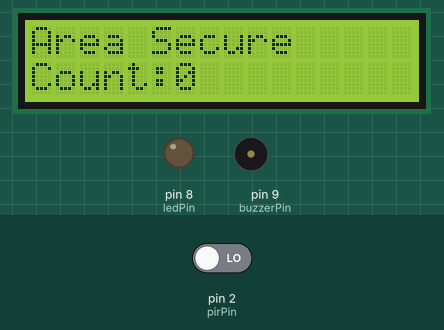
A sketch run on a simulated Arduino Uno, built with avr-gcc and run on an emulated ATmega328P. On the bench: 16×2 character LCD, output pins drawn as LEDs (lit = HIGH), buzzer (waves = sounding). Inputs (shaded band) come from the test bench; at power-on: pin 2 (pirPin) LOW.

Above: at 3.2 s.
3.3 s: pin 2 (pirPin) driven HIGH
At 4.0 s:
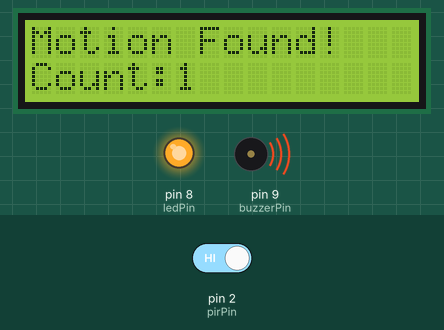
6.3 s: pin 2 (pirPin) driven LOW
At 7.8 s:
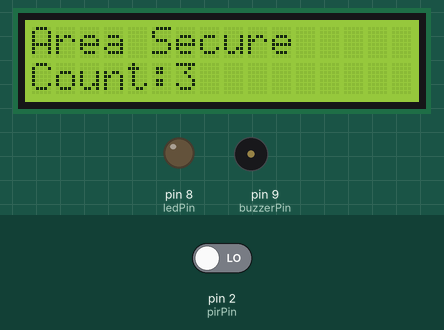
8.1 s: pin 2 (pirPin) driven HIGH
At 8.5 s:
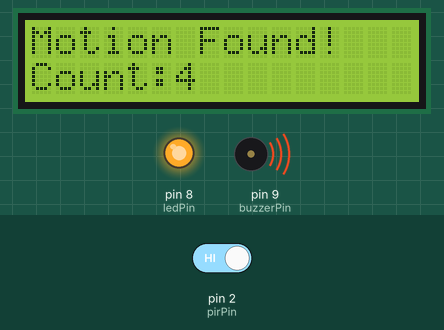
Timing chart, 0 to 11.1 s (numbered marks = the images above; inputs shaded):
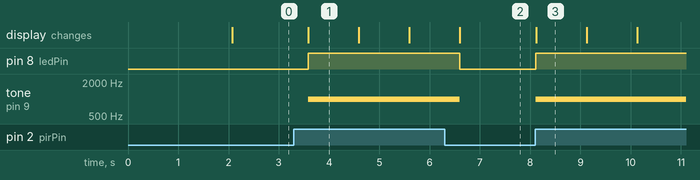

Measured:
- after the input at 3.3 s, pin 8 (ledPin): LOW → HIGH after 0.28 s; tone on pin 9 (buzzerPin): silent → 1000 Hz after 0.28 s; the display: changes after 0.29 s (image 1)
- after the input at 6.3 s, pin 8 (ledPin): HIGH → LOW after 0.30 s; tone on pin 9 (buzzerPin): 1000 Hz → silent after 0.30 s; the display: changes after 0.30 s (image 2)
- after the input at 8.1 s, pin 8 (ledPin): LOW → HIGH at once; tone on pin 9 (buzzerPin): silent → 1000 Hz at once; the display: changes at once (image 3)
- what the display in image 1 shows lasts 1.0 s, from 3.6 s to 4.6 s

The sketch:

SecureSense.ino.ino
```cpp
// SecureSense: LCD-Based Smart Intrusion Detection and Alert System

// Include LCD library
#include <LiquidCrystal.h>

// LCD pin connections: RS, E, D4, D5, D6, D7
LiquidCrystal lcd(12, 11, 5, 4, 3, 6);

// Define component pins
const int pirPin = 2;      // PIR sensor output pin
const int ledPin = 8;      // LED pin
const int buzzerPin = 9;   // Buzzer pin

// Variable to store motion detection count
int motionCount = 0;

void setup() {

  // Set PIR sensor as INPUT
  pinMode(pirPin, INPUT);

  // Set LED and buzzer as OUTPUT
  pinMode(ledPin, OUTPUT);
  pinMode(buzzerPin, OUTPUT);

  // Initialize LCD (16 columns, 2 rows)
  lcd.begin(16, 2);

  // Display startup message
  lcd.setCursor(0, 0);
  lcd.print("SecureSense");

  lcd.setCursor(0, 1);
  lcd.print("System Armed");

  // Wait 2 seconds
  delay(2000);

  // Clear LCD
  lcd.clear();
}

void loop() {

  // Read PIR sensor value
  int motion = digitalRead(pirPin);

  // Check if motion is detected
  if (motion == HIGH) {

    // Increase motion count
    motionCount++;

    // Turn ON LED
    digitalWrite(ledPin, HIGH);

    // Activate buzzer at 1000Hz
    tone(buzzerPin, 1000);

    // Clear LCD before displaying alert
    lcd.clear();

    // First row message
    lcd.setCursor(0, 0);
    lcd.print("Motion Found!");

    // Second row message
    lcd.setCursor(0, 1);
    lcd.print("Count:");
    lcd.print(motionCount);

    // Keep alarm active for 1 second
    delay(1000);

    // Stop buzzer
    noTone(buzzerPin);
  }

  else {

    // Turn OFF LED
    digitalWrite(ledPin, LOW);

    // Ensure buzzer is OFF
    noTone(buzzerPin);

    // Clear LCD
    lcd.clear();

    // Display secure status
    lcd.setCursor(0, 0);
    lcd.print("Area Secure");

    // Show total motion count
    lcd.setCursor(0, 1);
    lcd.print("Count:");
    lcd.print(motionCount);

    // Refresh every 0.5 seconds
    delay(500);
  }
}
```
